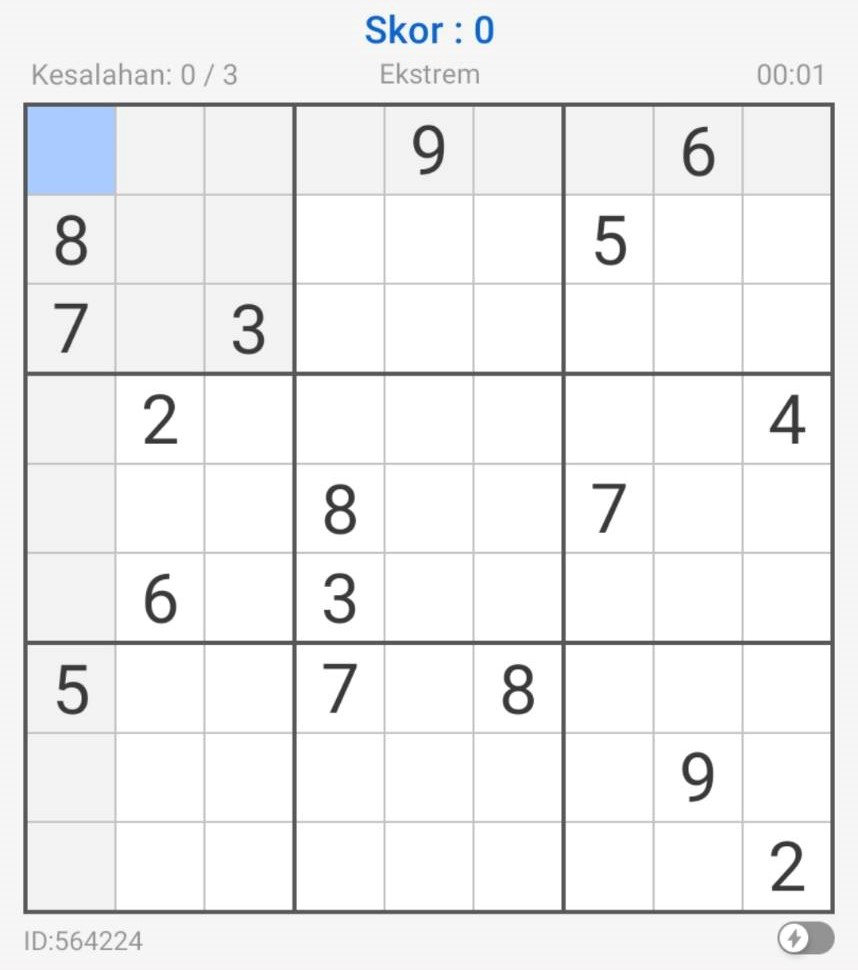
%> input picture assets/sudoku0.jpg, 858 x 970 px
$ octave --eval "result = board_reader(imread('assets/sudoku0.jpg'));"   (GNU Octave 9; MATLAB toolbox functions it lacks are replaced by stand-ins)
%> lines starting %> are read from the running program, lines starting %| are printed output that depends on the picture; in (x1, y1, x2, y2) boxes, pixels count from 0 and x2, y2 are one past the last pixel; in counts of white or black regions, pixels touching at a corner belong together; the program's own positions count from 1
function numbers = board_reader(img)

    numbers = zeros(9);
    resized = imresize(img, [900 900]);
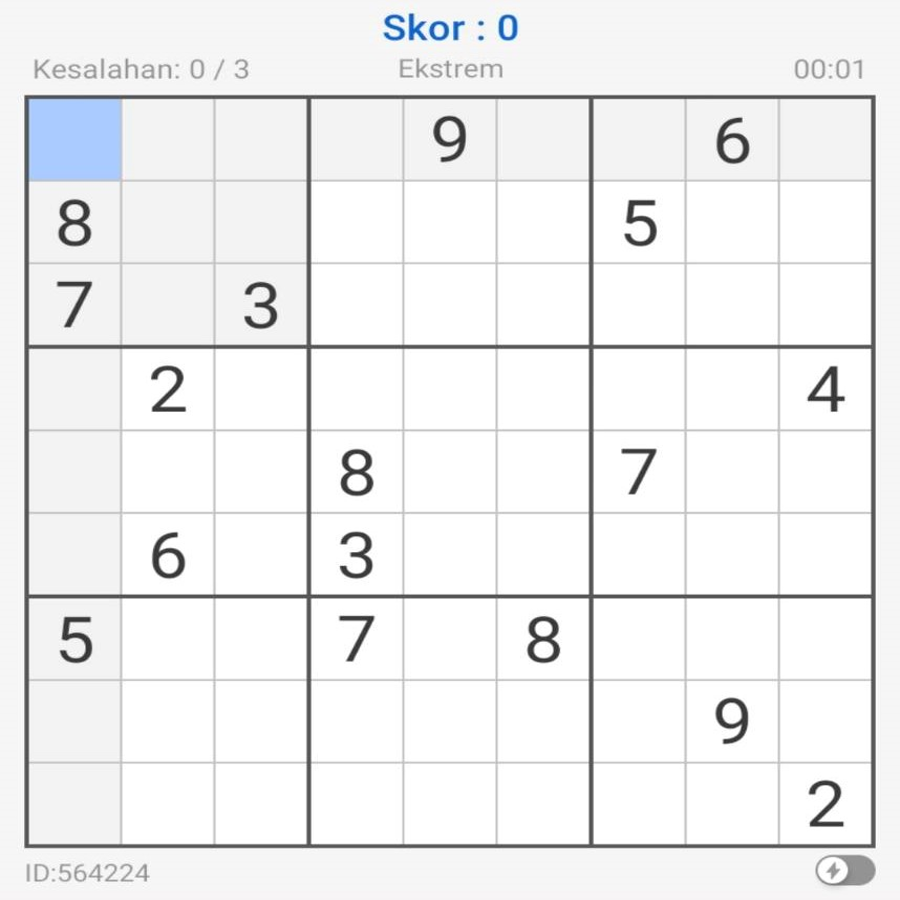
%> resized: size 900x900x3 uint8; mean R, G, B 239.9, 240.3, 240.9

    for x=1:9
        for y=1:9
            cell = resized(x*100-99 : x*100, y*100-99 : y*100, :);

             % get edge image
            cell = rgb2gray(cell);
            edge_img = edge(cell, "canny");

            % remove borders
            edge_img(1:5, :) = 0;
            edge_img(95:100, :) = 0;
            edge_img(:, 1:5) = 0;
            edge_img(:, 95:100) = 0;

            edge_img = imfill(edge_img, 'holes');
            edge_img = bwareaopen(edge_img, 500);

            % regionprops
            props = regionprops(edge_img, 'BoundingBox', 'Image');

            if numel(props) == 1
                number = read_number(props(1).Image);
                numbers(x, y) = number;
            end

        end
    end
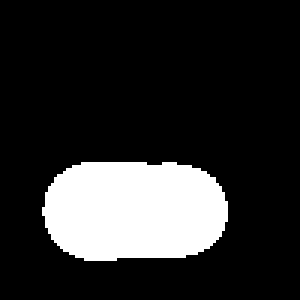
%> edge_img: size 100x100 logical (shown 3 times larger); 17.4% white; 1 white region, box (x1, y1, x2, y2) and area: (14, 54, 76, 87) 1745
%> after the loop, number = 8; numbers = [0 0 0 0 0 0 0 0 0; 0 0 0 0 9 0 0 6 0; 0 0 0 0 0 0 0 0 0; 0 0 0 0 0 0 0 0 0; 0 0 0 0 0 0 0 0 0; 0 6 0 3 0 0 0 0 0; 5 0 0 7 0 8 0 0 0; 0 0 0 0 0 0 0 0 0; 0 0 0 0 0 0 0 0 8]
%> `result = board_reader(imread('assets/sudoku0.jpg'));`: result has the same summary as numbers in board_reader


end
